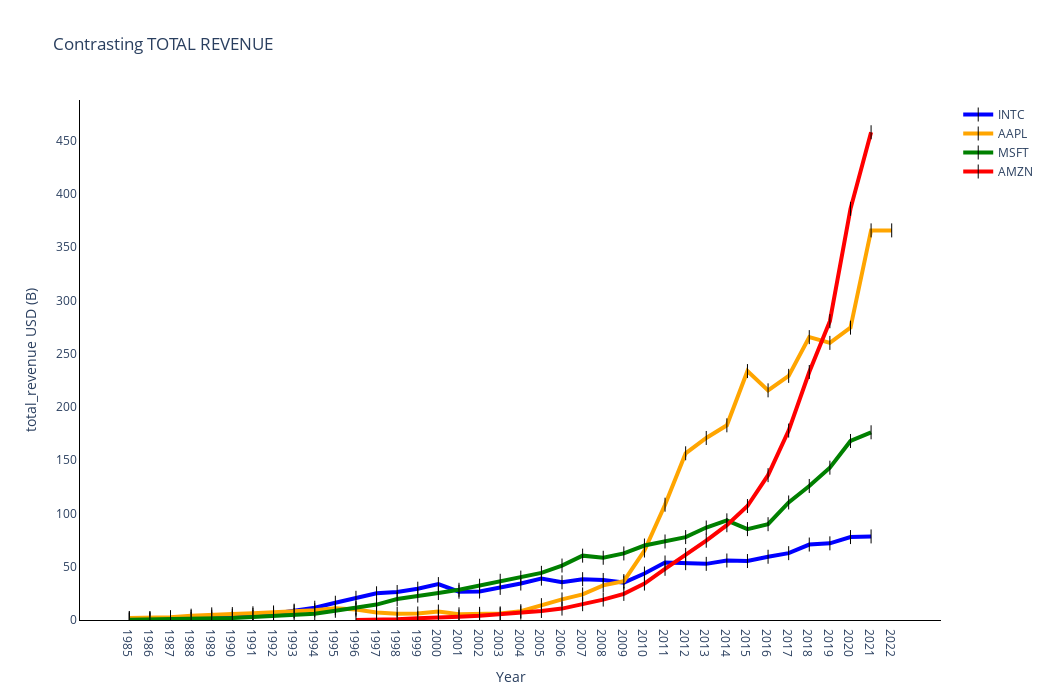

The notebook cell this image was saved under:
### Code cell
plot_companies([intel, apple, microsoft, amazon], 'total_revenue')

### Figure 1 — Plotly figure (JSON) as saved in the notebook; plotly's stock layout.template omitted (floating-point values rounded to 4 significant figures)
{"data": [{"line": {"color": "blue", "width": 4}, "marker": {"color": "black", "size": 10, "symbol": "line-ns-open"}, "mode": "lines+markers", "name": "INTC", "type": "scatter", "x": ["1985", "1986", "1987", "1988", "1989", "1990", "1991", "1992", "1993", "1994", "1995", "1996", "1997", "1998", "1999", "2000", "2001", "2002", "2003", "2004", "2005", "2006", "2007", "2008", "2009", "2010", "2011", "2012", "2013", "2014", "2015", "2016", "2017", "2018", "2019", "2020", "2021"], "y": [1.365, 1.265, 1.907, 2.875, 3.127, 3.921, 4.779, 5.844, 8.782, 11.52, 16.2, 20.85, 25.07, 26.27, 29.39, 33.73, 26.54, 26.76, 30.14, 34.21, 38.83, 35.38, 38.33, 37.59, 35.13, 43.62, 54.0, 53.34, 52.71, 55.87, 55.35, 59.39, 62.76, 70.85, 71.97, 77.87, 78.47]}, {"line": {"color": "orange", "width": 4}, "marker": {"color": "black", "size": 10, "symbol": "line-ns-open"}, "mode": "lines+markers", "name": "AAPL", "type": "scatter", "x": ["1985", "1986", "1987", "1988", "1989", "1990", "1991", "1992", "1993", "1994", "1995", "1996", "1997", "1998", "1999", "2000", "2001", "2002", "2003", "2004", "2005", "2006", "2007", "2008", "2009", "2010", "2011", "2012", "2013", "2014", "2015", "2016", "2017", "2018", "2019", "2020", "2021", "2022"], "y": [1.918, 1.902, 2.661, 4.071, 5.284, 5.558, 6.309, 7.087, 7.977, 9.189, 11.06, 9.833, 7.081, 5.941, 6.134, 7.983, 5.363, 5.742, 6.207, 8.279, 13.93, 19.32, 24.01, 32.48, 36.54, 65.22, 108.2, 156.5, 170.9, 182.8, 233.7, 215.6, 229.2, 265.6, 260.2, 274.5, 365.8, 365.8]}, {"line": {"color": "green", "width": 4}, "marker": {"color": "black", "size": 10, "symbol": "line-ns-open"}, "mode": "lines+markers", "name": "MSFT", "type": "scatter", "x": ["1985", "1986", "1987", "1988", "1989", "1990", "1991", "1992", "1993", "1994", "1995", "1996", "1997", "1998", "1999", "2000", "2001", "2002", "2003", "2004", "2005", "2006", "2007", "2008", "2009", "2010", "2011", "2012", "2013", "2014", "2015", "2016", "2017", "2018", "2019", "2020", "2021"], "y": [0.1975, 0.3459, 0.5908, 0.8035, 1.183, 1.843, 2.759, 3.753, 4.649, 5.937, 8.671, 11.36, 14.48, 19.75, 22.96, 25.3, 28.36, 32.19, 36.84, 39.79, 44.28, 51.12, 60.42, 58.44, 62.48, 69.94, 73.72, 77.85, 86.83, 93.58, 85.32, 89.95, 110.4, 125.8, 143.0, 168.1, 176.3]}, {"line": {"color": "red", "width": 4}, "marker": {"color": "black", "size": 10, "symbol": "line-ns-open"}, "mode": "lines+markers", "name": "AMZN", "type": "scatter", "x": ["1996", "1997", "1998", "1999", "2000", "2001", "2002", "2003", "2004", "2005", "2006", "2007", "2008", "2009", "2010", "2011", "2012", "2013", "2014", "2015", "2016", "2017", "2018", "2019", "2020", "2021"], "y": [0.0157, 0.1478, 0.61, 1.64, 2.762, 3.122, 3.933, 5.264, 6.921, 8.49, 10.71, 14.84, 19.17, 24.51, 34.2, 48.08, 61.09, 74.45, 88.99, 107.0, 136.0, 177.9, 232.9, 280.5, 386.1, 458.0]}], "layout": {"height": 700, "hovermode": "x unified", "plot_bgcolor": "white", "title": {"text": "Contrasting TOTAL REVENUE"}, "width": 1050, "xaxis": {"linecolor": "black", "showgrid": false, "showline": true, "title": {"text": "Year"}}, "yaxis": {"linecolor": "black", "rangemode": "tozero", "showgrid": false, "showline": true, "tickformat": ",.6", "title": {"text": "total_revenue USD (B)"}}}}
